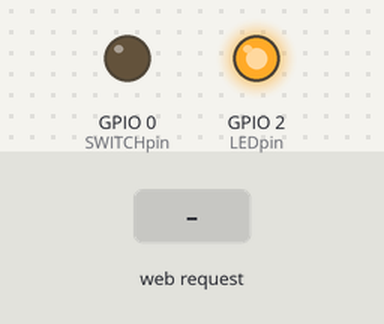
Simulated run of this sketch. Board: ESP8266 (NodeMCU). On the bench: output pins drawn as LEDs (lit = HIGH). The inputs (shaded band) are chosen by the test bench. WiFi joins after 1.5 s; servers stay silent unless stated; what the sketch prints to the serial monitor is not drawn.

Above: at 3.3 s.
3.4 s: HTTP request GET /ledon received
At 4.6 s:
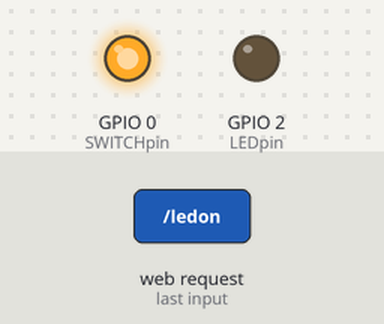
4.9 s: HTTP request GET / received
At 5.7 s:
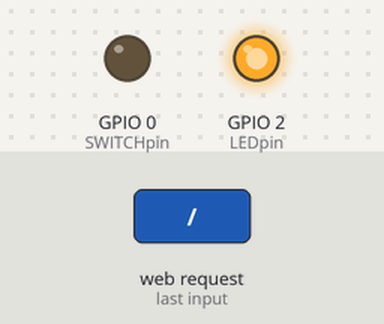
6.4 s: HTTP request GET /timer received
At 6.8 s:
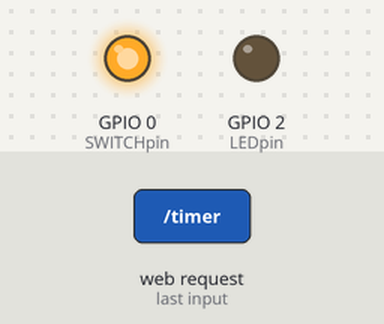
Timing chart, 0 to 10.9 s (numbered marks = the images above; inputs shaded):
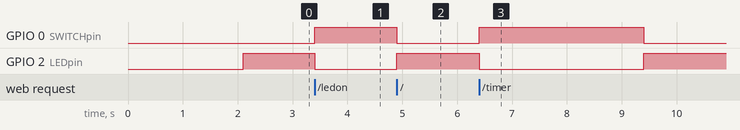

Measured:
- after the input at 3.4 s, GPIO 0 (SWITCHpin): LOW → HIGH at once; GPIO 2 (LEDpin): HIGH → LOW at once
- after the input at 4.9 s, GPIO 0 (SWITCHpin): HIGH → LOW at once; GPIO 2 (LEDpin): LOW → HIGH at once
- after the input at 6.4 s, GPIO 0 (SWITCHpin): LOW → HIGH at once, → LOW 3.0 s later; GPIO 2 (LEDpin): HIGH → LOW at once, → HIGH 3.0 s later

The sketch:

sketch_may25a.ino
```cpp
#include <ESP8266WiFi.h>
#include <ESP8266WebServer.h>

/*Put your SSID & Password*/
const char* ssid = "TelstraC7DB71_2GEXT";  // Enter SSID here
const char* password = "f9vnhue8xw";  //Enter Password here

// the IP address for the shield:
IPAddress ip(192, 168, 0, 147);
IPAddress gateway(192,168,0,1);
IPAddress subnet(255,255,255,0);

ESP8266WebServer server(80);

uint8_t LEDpin = 2;                     // debug pin 2 with LED
uint8_t SWITCHpin = 0;                  // real I/O pin for
bool LEDstatus = LOW;
bool timing = false;                    // logic to activate the timing circuit.
unsigned long interval = 3000;          // 3 seconds to wait before shutting off LED.
unsigned long currentMillis = 0;        // stores the value of millis() in each iteration of loop()
unsigned long previousMillis = 0;       // set this with interval when the button is hit.

void setup() {
  Serial.begin(9600);
  delay(100);
  pinMode(LEDpin, OUTPUT);
  pinMode(SWITCHpin, OUTPUT);

  Serial.println("Connecting to ");
  Serial.println(ssid);

  WiFi.config(ip, gateway, subnet);

  //connect to your local wi-fi network
  WiFi.begin(ssid, password);

  //check wi-fi is connected to wi-fi network
  while (WiFi.status() != WL_CONNECTED) {
  delay(1000);
  Serial.print(".");
  }
  Serial.println("");
  Serial.println("WiFi connected..!");
  Serial.print("Got IP: ");  Serial.println(WiFi.localIP());

  server.on("/", handle_OnConnect);
  server.on("/ledon", handle_ledon);
  server.on("/ledoff", handle_ledoff);
  server.on("/timer", handle_timer);
  server.onNotFound(handle_NotFound);

  server.begin();
  Serial.println("HTTP server started");
}
void loop() {
  server.handleClient();
  currentMillis = millis();
  if(timing) {
    if(currentMillis - previousMillis >= interval){
      previousMillis = 0;
      LEDstatus = LOW;
      timing = false;
    }
  }
  if(LEDstatus)
  ctl_pins(HIGH);
  else
  ctl_pins(LOW);
}

void ctl_pins(bool option){
  digitalWrite(LEDpin, !option);
  digitalWrite(SWITCHpin, option);
}

void handle_OnConnect() {
  LEDstatus = LOW;
  server.send(200, "text/html", SendHTML(false));
}

void handle_ledon() {
  LEDstatus = HIGH;
  server.send(200, "text/html", SendHTML(true));
}

void handle_ledoff() {
  LEDstatus = LOW;
  server.send(200, "text/html", SendHTML(false));
}

void handle_timer() {
  LEDstatus = HIGH;
  timing = true;
  previousMillis = millis();   // capture the latest value of millis()
  server.send(200, "text/html", SendHTML(true));
}

void handle_NotFound(){
  server.send(404, "text/plain", "Not found");
}

String SendHTML(uint8_t led){
  String ptr = "<!DOCTYPE html>\n";
  ptr +="<html>\n";
  ptr +="<head>\n";
  ptr +="<title>LED Control</title>\n";
  ptr +="</head>\n";
  ptr +="<body>\n";
  ptr +="<h1>LED</h1>\n";
  ptr +="<p>Click to switch LED on and off.</p>\n";
  ptr +="<form method=\"get\">\n";
  if(led)
  ptr +="<input type=\"button\" value=\"LED OFF\" onclick=\"window.location.href='/ledoff'\">\n";
  else
  ptr +="<input type=\"button\" value=\"LED ON\" onclick=\"window.location.href='/ledon'\">\n";
  ptr +="</form>\n";
  ptr +="</body>\n";
  ptr +="</html>\n";
  return ptr;
}
```
